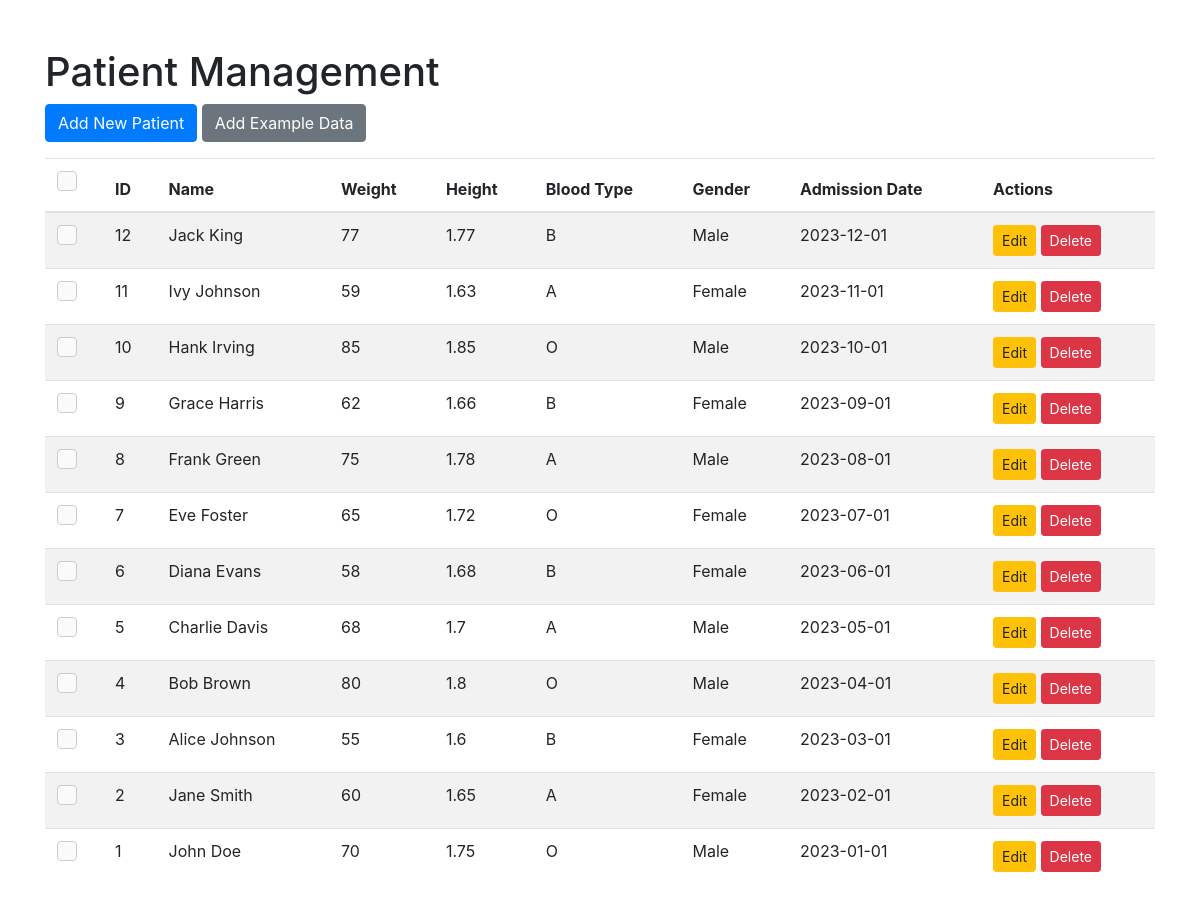
The page / on the database its author committed.
### tables this page shows
CREATE TABLE patients (
            id INTEGER PRIMARY KEY AUTOINCREMENT,
            ten TEXT NOT NULL,
            can_nang INTEGER NOT NULL CHECK(can_nang BETWEEN 30 AND 90),
            chieu_cao REAL NOT NULL CHECK(chieu_cao BETWEEN 1.5 AND 1.9),
            nhom_mau TEXT CHECK(nhom_mau IN ('A', 'B', 'O')),
            gioi BOOLEAN NOT NULL,
            ngay_nhap_vien DATE NOT NULL
        );

### app.py (the view)
@app.route('/')
def index():
    conn = connect_db()
    cursor = conn.cursor()
    cursor.execute('SELECT * FROM patients ORDER BY id DESC')
    patients = cursor.fetchall()
    conn.close()
    return render_template('index.html', patients=patients)

### app.py (called while the page is built)
def connect_db():
    return sqlite3.connect('patients.db')

### templates/index.html (shortened to what this page needs)
<head>
    <link rel="stylesheet" href="https://stackpath.bootstrapcdn.com/bootstrap/4.5.2/css/bootstrap.min.css">
    <link rel="stylesheet" href="{{ url_for('static', filename='style.css') }}">
    <link rel="stylesheet" href="https://cdnjs.cloudflare.com/ajax/libs/font-awesome/5.15.3/css/all.min.css">
</head>
<body>
    <div class="container">
        <h1 class="mt-5">Patient Management</h1>
        <div class="mb-3">
            <a href="{{ url_for('add') }}" class="btn btn-primary">Add New Patient</a>
            <form action="{{ url_for('add_example_data') }}" method="post" style="display:inline;">
                <button type="submit" class="btn btn-secondary">Add Example Data</button>
            </form>
        </div>
        <table class="table table-striped">
            <thead>
                <tr>
                    <th class="no-select"><label class="custom-checkbox"><input type="checkbox" id="selectAll" title="Select All" onclick="toggleSelectAll()"><span class="checkmark"></span></label></th>
                    <th class="no-select">ID</th>
                    <th class="no-select" onclick="sortTable(2)">Name </th>
                    <th class="no-select" onclick="sortTable(3)">Weight </th>
                    <th class="no-select" onclick="sortTable(4)">Height </th>
                    <th class="no-select" onclick="sortTable(5)">Blood Type </th>
                    <th class="no-select" onclick="sortTable(6)">Gender </th>
                    <th class="no-select" onclick="sortTable(7)">Admission Date </th>
                    <th class="no-select">Actions</th>
                </tr>
            </thead>
            <tbody id="patientTable">
                {% for patient in patients %}
                <tr>
                    <td><label class="custom-checkbox"><input type="checkbox" class="selectPatient" title="Select Patient" value="{{ patient[0] }}" onclick="toggleDeleteButton()"><span class="checkmark"></span></label></td>
                    <td>{{ patient[0] }}</td>
                    <td>{{ patient[1] }}</td>
                    <td>{{ patient[2] }}</td>
                    <td>{{ patient[3] }}</td>
                    <td>{{ patient[4] }}</td>
                    <td>{{ 'Male' if patient[5] else 'Female' }}</td>
                    <td>{{ patient[6] }}</td>
                    <td>
                        <a href="{{ url_for('edit', id=patient[0]) }}" class="btn btn-warning btn-sm">Edit</a>
                        <form action="{{ url_for('delete', id=patient[0]) }}" method="post" style="display:inline;" onsubmit="return confirmDelete()">
                            <button type="submit" class="btn btn-danger btn-sm">Delete</button>
                        </form>
                    </td>
                </tr>
                {% endfor %}
            </tbody>
        </table>
    </div>
</body>
</html>

### static/style.css (style rules this page uses)
.no-select { -webkit-user-select: none; -moz-user-select: none; -ms-user-select: none; user-select: none; }
th { position: relative; cursor: pointer; padding-left: 25px; }
.custom-checkbox { position: relative; display: inline-block; width: 20px; height: 20px; }
.custom-checkbox .checkmark { position: absolute; top: 0; left: 0; height: 20px; width: 20px; background-color: #fafafa; border-radius: 4px; border: 1px solid #ccc; }
.custom-checkbox .checkmark:after { content: ""; position: absolute; display: none; }
.custom-checkbox .checkmark:after { left: 7px; top: 3px; width: 5px; height: 10px; border: solid white; border-width: 0 2px 2px 0; transform: rotate(45deg); }

### rows shown on the page
patients: id "12", ten "Jack King", can_nang "77", chieu_cao "1.77", nhom_mau "B", gioi "Male", ngay_nhap_vien "2023-12-01"
patients: id "11", ten "Ivy Johnson", can_nang "59", chieu_cao "1.63", nhom_mau "A", gioi "Female", ngay_nhap_vien "2023-11-01"
patients: id "10", ten "Hank Irving", can_nang "85", chieu_cao "1.85", nhom_mau "O", gioi "Male", ngay_nhap_vien "2023-10-01"
patients: id "9", ten "Grace Harris", can_nang "62", chieu_cao "1.66", nhom_mau "B", gioi "Female", ngay_nhap_vien "2023-09-01"
patients: id "8", ten "Frank Green", can_nang "75", chieu_cao "1.78", nhom_mau "A", gioi "Male", ngay_nhap_vien "2023-08-01"
patients: id "7", ten "Eve Foster", can_nang "65", chieu_cao "1.72", nhom_mau "O", gioi "Female", ngay_nhap_vien "2023-07-01"
patients: id "6", ten "Diana Evans", can_nang "58", chieu_cao "1.68", nhom_mau "B", gioi "Female", ngay_nhap_vien "2023-06-01"
patients: id "5", ten "Charlie Davis", can_nang "68", chieu_cao "1.7", nhom_mau "A", gioi "Male", ngay_nhap_vien "2023-05-01"
patients: id "4", ten "Bob Brown", can_nang "80", chieu_cao "1.8", nhom_mau "O", gioi "Male", ngay_nhap_vien "2023-04-01"
patients: id "3", ten "Alice Johnson", can_nang "55", chieu_cao "1.6", nhom_mau "B", gioi "Female", ngay_nhap_vien "2023-03-01"
patients: id "2", ten "Jane Smith", can_nang "60", chieu_cao "1.65", nhom_mau "A", gioi "Female", ngay_nhap_vien "2023-02-01"
patients: id "1", ten "John Doe", can_nang "70", chieu_cao "1.75", nhom_mau "O", gioi "Male", ngay_nhap_vien "2023-01-01"
